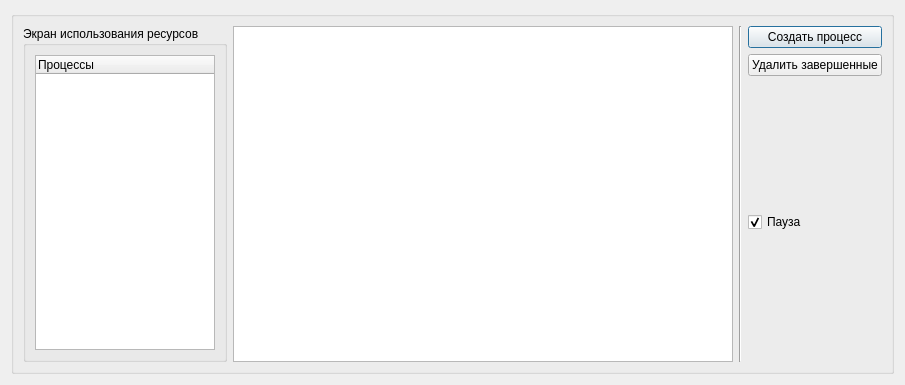
<?xml version="1.0" encoding="UTF-8"?>
<ui version="4.0">
 <class>MainDialog</class>
 <widget class="QDialog" name="MainDialog">
  <property name="geometry">
   <rect>
    <x>0</x>
    <y>0</y>
    <width>880</width>
    <height>385</height>
   </rect>
  </property>
  <property name="windowTitle">
   <string>TaskManager v0.0.1</string>
  </property>
  <layout class="QGridLayout" name="gridLayout_3">
   <item row="2" column="0">
    <layout class="QGridLayout" name="gridLayout_2">
     <item row="0" column="0">
      <widget class="QGroupBox" name="gpbMain">
       <property name="title">
        <string/>
       </property>
       <layout class="QGridLayout" name="gridLayout_6">
        <item row="0" column="0">
         <layout class="QGridLayout" name="gridLayout_5">
          <item row="0" column="1">
           <widget class="QTableView" name="tblTask">
            <property name="minimumSize">
             <size>
              <width>500</width>
              <height>0</height>
             </size>
            </property>
            <property name="maximumSize">
             <size>
              <width>16777215</width>
              <height>16777215</height>
             </size>
            </property>
           </widget>
          </item>
          <item row="0" column="0">
           <widget class="QGroupBox" name="groupBox_2">
            <property name="maximumSize">
             <size>
              <width>250</width>
              <height>16777215</height>
             </size>
            </property>
            <property name="title">
             <string>Экран использования ресурсов</string>
            </property>
            <layout class="QGridLayout" name="gridLayout_7">
             <item row="0" column="0">
              <widget class="QTreeWidget" name="lstUsefullResources">
               <property name="maximumSize">
                <size>
                 <width>16777215</width>
                 <height>16777215</height>
                </size>
               </property>
               <column>
                <property name="text">
                 <string>Процессы</string>
                </property>
               </column>
              </widget>
             </item>
            </layout>
           </widget>
          </item>
         </layout>
        </item>
        <item row="0" column="2">
         <layout class="QGridLayout" name="gridLayout">
          <item row="2" column="0">
           <widget class="QPushButton" name="btnNewTask">
            <property name="text">
             <string>Создать процесс</string>
            </property>
           </widget>
          </item>
          <item row="6" column="0">
           <spacer name="verticalSpacer_2">
            <property name="orientation">
             <enum>Qt::Vertical</enum>
            </property>
            <property name="sizeHint" stdset="0">
             <size>
              <width>20</width>
              <height>40</height>
             </size>
            </property>
           </spacer>
          </item>
          <item row="3" column="0">
           <widget class="QPushButton" name="btnClearFinished">
            <property name="text">
             <string>Удалить завершенные</string>
            </property>
           </widget>
          </item>
          <item row="5" column="0">
           <widget class="QCheckBox" name="chkPauseAll">
            <property name="text">
             <string>Пауза</string>
            </property>
            <property name="checkable">
             <bool>true</bool>
            </property>
            <property name="checked">
             <bool>true</bool>
            </property>
           </widget>
          </item>
          <item row="4" column="0">
           <spacer name="verticalSpacer">
            <property name="orientation">
             <enum>Qt::Vertical</enum>
            </property>
            <property name="sizeHint" stdset="0">
             <size>
              <width>20</width>
              <height>40</height>
             </size>
            </property>
           </spacer>
          </item>
         </layout>
        </item>
        <item row="0" column="1">
         <widget class="Line" name="line">
          <property name="orientation">
           <enum>Qt::Vertical</enum>
          </property>
         </widget>
        </item>
       </layout>
      </widget>
     </item>
    </layout>
   </item>
  </layout>
 </widget>
 <resources/>
 <connections/>
</ui>
